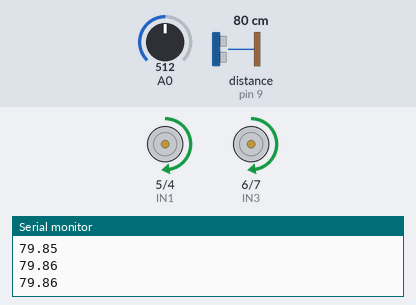
Simulated run of this sketch. Board: Arduino Uno, built with avr-gcc and run on an emulated ATmega328P. On the bench: motor-driver pin pairs drawn as motors (green arrow = first pin HIGH = forward, orange = second pin HIGH = backward, longer = more drive), the last lines printed to the serial monitor. The inputs (shaded band) are chosen by the test bench; at power-on: A0 = 512, distance to the obstacle (sensor on pin 9) 80 cm.

Above: at 1.2 s.
1.3 s: A0 set to 716
At 2.4 s:
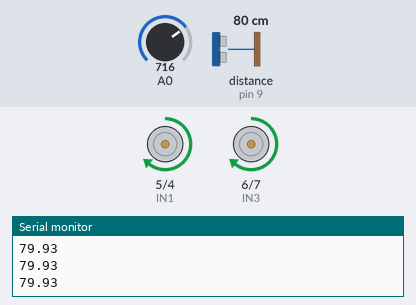
2.8 s: A0 set to 900
At 3.6 s:
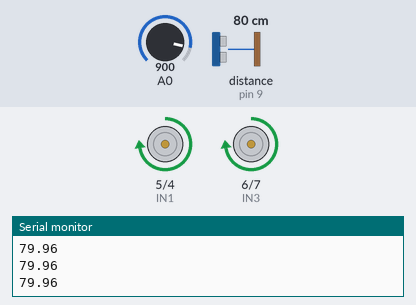
4.3 s: A0 set to 122
At 4.7 s:
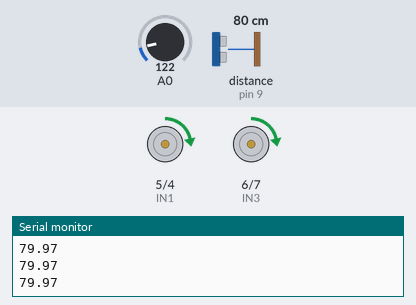
5.8 s: A0 set to 0
At 7.0 s:
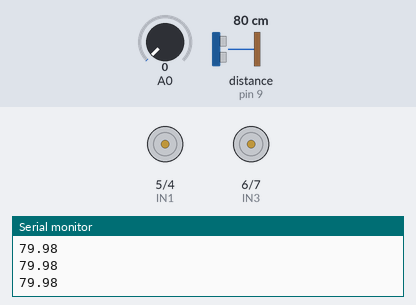
Timing chart, 0 to 8.3 s (numbered marks = the images above; inputs shaded):
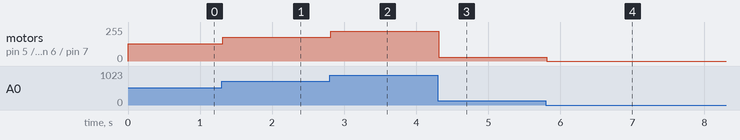

Measured:
- after the input at 1.3 s, motor on pin 5 (IN1) / pin 4 (IN2), motor on pin 6 (IN3) / pin 7 (IN4): forward 128/255 → forward 179/255 at once
- after the input at 2.8 s, motor on pin 5 (IN1) / pin 4 (IN2), motor on pin 6 (IN3) / pin 7 (IN4): forward 179/255 → forward 225/255 at once
- after the input at 4.3 s, motor on pin 5 (IN1) / pin 4 (IN2), motor on pin 6 (IN3) / pin 7 (IN4): forward 225/255 → forward 30/255 at once
- after the input at 5.8 s, motor on pin 5 (IN1) / pin 4 (IN2), motor on pin 6 (IN3) / pin 7 (IN4): forward 30/255 → stopped at once

The sketch:

_6-motor-ultrasom.ino
```cpp
#include <Ultrasonic.h>
#include <SimpleKalmanFilter.h>

Ultrasonic ultrasonic(8, 9);
SimpleKalmanFilter simpleKalmanFilter(2, 2, 0.01);

int IN1 = 5;
int IN2 = 4;
int IN3 = 6;
int IN4 = 7;

void setup()
{
  Serial.begin(9600);

  pinMode(IN1, OUTPUT);
  pinMode(IN2, OUTPUT);
  pinMode(IN3, OUTPUT);
  pinMode(IN4, OUTPUT);
}

void loop()
{
  int a = analogRead(A0);
  int distance_unfiltered = ultrasonic.read();
  float distance = simpleKalmanFilter.updateEstimate(distance_unfiltered);

  Serial.println(distance);

  analogWrite(IN1, a/4);
  digitalWrite(IN2, LOW);
  analogWrite(IN3, a/4);
  digitalWrite(IN4, LOW);
}
```
